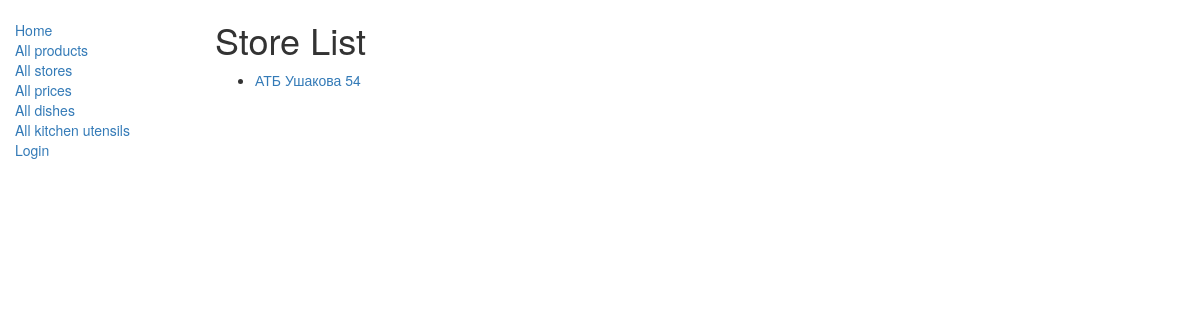
The app's page /catalog/stores/, older data.
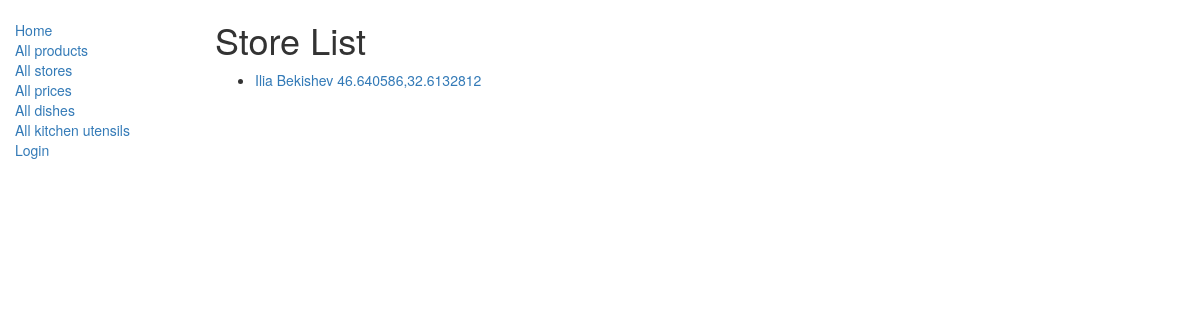
The same page, newer data.
### catalog/models.py (models this page shows, shortened)
class Store(models.Model):
    name = models.CharField(max_length=50, help_text="Enter a store name")
    street = models.CharField(max_length=255, null=True)
    city = models.CharField(max_length=255, null=True)
    country = models.CharField(max_length=255, null=True)
    location = PlainLocationField(based_fields=['country', 'city', 'street'], zoom=7, null=True)
    who_added = models.ForeignKey(User, on_delete=models.CASCADE, related_name='who_added_to_store_type')
    def get_absolute_url(self):
        return reverse('store-detail', args=[str(self.id)])

### catalog/views.py (the view)
class StoreListView(generic.ListView):
    model = Store
    paginate_by = 20

### catalog/templates/catalog/store_list.html
{% extends "base_generic.html" %}
{% block content %}
    <h1>Store List</h1>
    {% if store_list %}
    <ul>
      {% for store in store_list %}
      <li>
        <a href="{{ store.get_absolute_url }}">{{ store.name }} {{ store.location }}</a>
      </li>
      {% endfor %}
    </ul>
    {% else %}
      <p>There are no stores in the database.</p>
    {% endif %}
{% endblock %}

Row changes from the older to the newer data that the page shows:
removed Store: name "АТБ", location "Ушакова 54"
added Store: name "Ilia Bekishev", location "46.640586,32.6132812"
